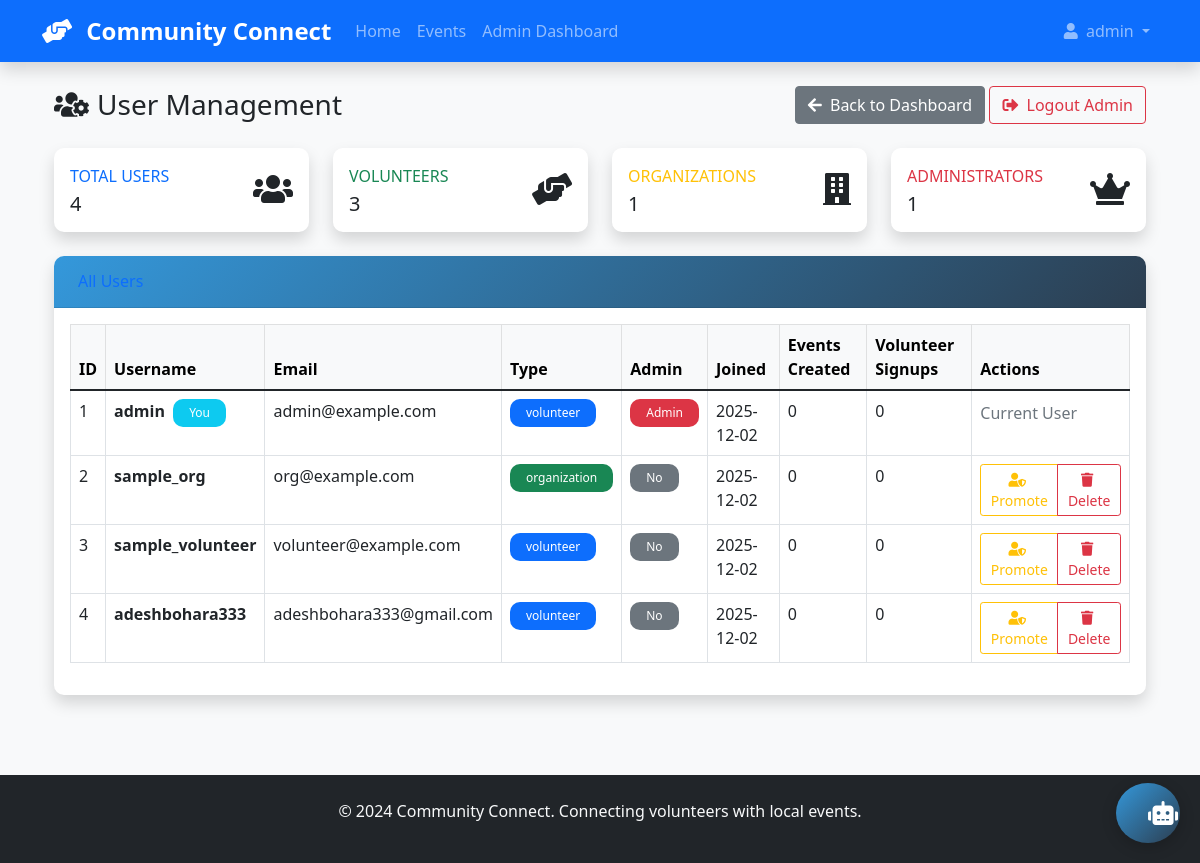
The app's page /admin/users (signed in) with its own data.
### app/models.py (models this page shows, shortened)
class User(UserMixin, db.Model):
    __tablename__ = 'user'
    __table_args__ = {'extend_existing': True}
    id = db.Column(db.Integer, primary_key=True)
    username = db.Column(db.String(80), unique=True, nullable=True)
    email = db.Column(db.String(120), unique=True, nullable=False)
    password_hash = db.Column(db.String(128), nullable=True)
    user_type = db.Column(db.String(20), nullable=True, default='volunteer')
    is_admin = db.Column(db.Boolean, default=False)
    created_at = db.Column(db.DateTime, default=datetime.utcnow)
    google_id = db.Column(db.String(120), unique=True, nullable=True)
    picture = db.Column(db.String(500), nullable=True)
    given_name = db.Column(db.String(80), nullable=True)
    family_name = db.Column(db.String(80), nullable=True)
    events_created = db.relationship('Event', backref='organizer', lazy=True)
    volunteer_signups = db.relationship('EventVolunteer', backref='volunteer', lazy=True)

### app/routes.py (the view)
@main.route('/admin/users')
@login_required
def admin_users():
    if not current_user.is_admin:
        flash('Admin access required', 'error')
        return redirect(url_for('main.admin_login'))
    users = User.query.all()
    return render_template('admin_users.html', users=users)

### app/__init__.py (called while the page is built)
@login_manager.user_loader
def load_user(user_id):
    return User.query.get(int(user_id))

### app/templates/admin_users.html (shortened to what this page needs)
{% extends "base.html" %}
{% block content %}
<div class="container-fluid">
    <div class="d-sm-flex align-items-center justify-content-between mb-4">
        <h1 class="h3 mb-0 text-gray-800">
            <i class="fas fa-users-cog me-2"></i>User Management
        </h1>
        <div>
            <a href="{{ url_for('main.admin_dashboard') }}" class="btn btn-secondary">
                <i class="fas fa-arrow-left me-1"></i> Back to Dashboard
            </a>
            <a href="{{ url_for('main.admin_logout') }}" class="btn btn-outline-danger">
                <i class="fas fa-sign-out-alt me-1"></i> Logout Admin
            </a>
        </div>
    </div>
    <div class="row mb-4">
        <div class="col-md-3">
            <div class="card border-left-primary shadow h-100">
                <div class="card-body">
                    <div class="row no-gutters align-items-center">
                        <div class="col mr-2">
                            <div class="text-xs font-weight-bold text-primary text-uppercase mb-1">
                                Total Users
                            </div>
                            <div class="h5 mb-0 font-weight-bold text-gray-800">{{ users|length }}</div>
                        </div>
                        <div class="col-auto">
                            <i class="fas fa-users fa-2x text-gray-300"></i>
                        </div>
                    </div>
                </div>
            </div>
        </div>
        <div class="col-md-3">
            <div class="card border-left-success shadow h-100">
                <div class="card-body">
                    <div class="row no-gutters align-items-center">
                        <div class="col mr-2">
                            <div class="text-xs font-weight-bold text-success text-uppercase mb-1">
                                Volunteers
                            </div>
                            <div class="h5 mb-0 font-weight-bold text-gray-800">
                                {{ users|selectattr('user_type', 'equalto', 'volunteer')|list|length }}
                            </div>
                        </div>
                        <div class="col-auto">
                            <i class="fas fa-hands-helping fa-2x text-gray-300"></i>
                        </div>
                    </div>
                </div>
            </div>
        </div>
        <div class="col-md-3">
            <div class="card border-left-warning shadow h-100">
                <div class="card-body">
                    <div class="row no-gutters align-items-center">
                        <div class="col mr-2">
                            <div class="text-xs font-weight-bold text-warning text-uppercase mb-1">
                                Organizations
                            </div>
                            <div class="h5 mb-0 font-weight-bold text-gray-800">
                                {{ users|selectattr('user_type', 'equalto', 'organization')|list|length }}
                            </div>
                        </div>
                        <div class="col-auto">
                            <i class="fas fa-building fa-2x text-gray-300"></i>
                        </div>
                    </div>
                </div>
            </div>
        </div>
        <div class="col-md-3">
            <div class="card border-left-danger shadow h-100">
                <div class="card-body">
                    <div class="row no-gutters align-items-center">
                        <div class="col mr-2">
                            <div class="text-xs font-weight-bold text-danger text-uppercase mb-1">
                                Administrators
                            </div>
                            <div class="h5 mb-0 font-weight-bold text-gray-800">
                                {{ users|selectattr('is_admin')|list|length }}
                            </div>
                        </div>
                        <div class="col-auto">
                            <i class="fas fa-crown fa-2x text-gray-300"></i>
                        </div>
                    </div>
                </div>
            </div>
        </div>
    </div>
    <div class="card shadow mb-4">
        <div class="card-header py-3 d-flex justify-content-between align-items-center">
            <h6 class="m-0 font-weight-bold text-primary">All Users</h6>
        </div>
        <div class="card-body">
            <div class="table-responsive">
                <table class="table table-bordered table-hover" id="usersTable">
                    <thead class="table-light">
                        <tr>
                            <th>ID</th>
                            <th>Username</th>
                            <th>Email</th>
                            <th>Type</th>
                            <th>Admin</th>
                            <th>Joined</th>
                            <th>Events Created</th>
                            <th>Volunteer Signups</th>
                            <th>Actions</th>
                        </tr>
                    </thead>
                    <tbody>
                        {% for user in users %}
                        <tr>
                            <td>{{ user.id }}</td>
                            <td>
                                <strong>{{ user.username }}</strong>
                                {% if user.id == current_user.id %}
                                <span class="badge bg-info ms-1">You</span>
                                {% endif %}
                            </td>
                            <td>{{ user.email }}</td>
                            <td>
                                <span class="badge bg-{{ 'success' if user.user_type == 'organization' else 'primary' }}">
                                    {{ user.user_type }}
                                </span>
                            </td>
                            <td>
                                {% if user.is_admin %}
                                <span class="badge bg-danger">Admin</span>
                                {% else %}
                                <span class="badge bg-secondary">No</span>
                                {% endif %}
                            </td>
                            <td>{{ user.created_at.strftime('%Y-%m-%d') }}</td>
                            <td>{{ user.events_created|length }}</td>
                            <td>{{ user.volunteer_signups|length }}</td>
                            <td>
                                <div class="btn-group btn-group-sm">
                                    {% if user.id != current_user.id %}
                                    <button class="btn btn-outline-warning toggle-admin-btn"
                                            data-user-id="{{ user.id }}"
                                            data-username="{{ user.username }}"
                                            data-is-admin="{{ user.is_admin|lower }}">
                                        <i class="fas fa-user-shield me-1"></i>
                                        {{ 'Demote' if user.is_admin else 'Promote' }}
                                    </button>
                                    <button class="btn btn-outline-danger delete-user-btn"
                                            data-user-id="{{ user.id }}"
                                            data-username="{{ user.username }}">
                                        <i class="fas fa-trash me-1"></i> Delete
                                    </button>
                                    {% else %}
                                    <span class="text-muted">Current User</span>
                                    {% endif %}
                                </div>
                            </td>
                        </tr>
                        {% endfor %}
                    </tbody>
                </table>
            </div>
        </div>
    </div>
</div>
{% endblock %}

### app/templates/base.html (shortened to what this page needs)
<!DOCTYPE html>
<html lang="en">
<head>
    <link href="https://cdn.jsdelivr.net/npm/bootstrap@5.1.3/dist/css/bootstrap.min.css" rel="stylesheet">
    <link href="https://cdnjs.cloudflare.com/ajax/libs/font-awesome/5.15.4/css/all.min.css" rel="stylesheet">
    <link href="{{ url_for('static', filename='style.css') }}" rel="stylesheet">
</head>
<body class="bg-light d-flex flex-column min-vh-100">
    <nav class="navbar navbar-expand-lg navbar-dark bg-primary shadow">
        <div class="container">
            <a class="navbar-brand" href="{{ url_for('main.index') }}">
                <i class="fas fa-hands-helping me-2"></i>
                <strong>Community Connect</strong>
            </a>
            <div class="collapse navbar-collapse" id="navbarNav">
                <ul class="navbar-nav me-auto">
                    <li class="nav-item">
                        <a class="nav-link" href="{{ url_for('main.index') }}">Home</a>
                    </li>
                    <li class="nav-item">
                        <a class="nav-link" href="{{ url_for('main.events') }}">Events</a>
                    </li>
                    {% if current_user.is_authenticated %}
                    <li class="nav-item">
                        {% if current_user.is_admin %}
                        <a class="nav-link" href="{{ url_for('main.admin_dashboard') }}">Admin Dashboard</a>
                        {% else %}
                        <a class="nav-link" href="{{ url_for('main.dashboard') }}">Dashboard</a>
                        {% endif %}
                    </li>
                    {% endif %}
                </ul>
                <ul class="navbar-nav">
                    {% if current_user.is_authenticated %}
                    <li class="nav-item dropdown">
                        <a class="nav-link dropdown-toggle" href="#" id="navbarDropdown" role="button" data-bs-toggle="dropdown">
                            <i class="fas fa-user me-1"></i> {{ current_user.username }}
                        </a>
                    </li>
                    {% endif %}
                </ul>
            </div>
        </div>
    </nav>
    <main class="container my-4 flex-grow-1">
        {% block content %}{% endblock %}
    </main>
    <footer class="bg-dark text-light py-4 mt-auto">
        <div class="container text-center">
            <p>&copy; 2024 Community Connect. Connecting volunteers with local events.</p>
        </div>
    </footer>
</body>
</html>
<button id="chatbot-toggle" class="btn btn-primary chatbot-toggle">
    <i class="fas fa-robot"></i>
</button>

### app/static/style.css (style rules this page uses)
:root { --primary-color: #3498db; --secondary-color: #2c3e50; --success-color: #27ae60; --warning-color: #f39c12; --danger-color: #e74c3c; }
html { height: 100%; }
body { display: flex; flex-direction: column; min-height: 100vh; margin: 0; }
main.container { flex: 1 0 auto; padding-bottom: 2rem; }
footer.bg-dark { flex-shrink: 0; margin-top: auto; width: 100%; }
.card { border: none; border-radius: 10px; box-shadow: 0 4px 6px rgba(0, 0, 0, 0.1); transition: transform 0.3s ease, box-shadow 0.3s ease; }
.card-header { background: linear-gradient(135deg, var(--primary-color), var(--secondary-color)); color: white; border-radius: 10px 10px 0 0 !important; padding: 1.5rem; }
.btn-primary { background: linear-gradient(135deg, var(--primary-color), var(--secondary-color)); border: none; border-radius: 25px; padding: 0.75rem 2rem; transition: all 0.3s ease; }
.navbar-brand { font-weight: bold; font-size: 1.5rem; }
.navbar-nav .nav-link { font-weight: 500; padding: 0.5rem 1rem; border-radius: 25px; transition: all 0.3s ease; }
.badge { border-radius: 10px; padding: 0.5rem 1rem; font-weight: 500; }
.fade-in { animation: fadeIn 0.5s ease-in; }

### app/templates/base.html (style rules this page uses)
.chatbot-toggle { position: fixed; bottom: 20px; right: 20px; width: 60px; height: 60px; border-radius: 50%; font-size: 1.5rem; z-index: 1000; box-shadow: 0 4px 15px rgba(0,0,0,0.2); }

### records on screen
User: username "admin", id "1", shows "You", email "admin@example.com", user_type "volunteer", is_admin "Admin", created_at "2025-12-02", events_created|length "0", volunteer_signups|length "0", shows "Current User"
User: id "2", username "sample_org", email "org@example.com", user_type "organization", shows "No", created_at "2025-12-02", events_created|length "0", volunteer_signups|length "0", is_admin "Promote"
User: id "3", username "sample_volunteer", email "volunteer@example.com", user_type "volunteer", shows "No", created_at "2025-12-02", events_created|length "0", volunteer_signups|length "0", is_admin "Promote"
User: id "4", username "adeshbohara333", email "adeshbohara333@gmail.com", user_type "volunteer", shows "No", created_at "2025-12-02", events_created|length "0", volunteer_signups|length "0", is_admin "Promote"

### other values on screen
{{ users|length }} "4"
{{ users|selectattr('user_type', 'equalto', 'volunteer')|list|length }} "3"
{{ users|selectattr('user_type', 'equalto', 'organization')|list|length }} "1"
{{ users|selectattr('is_admin')|list|length }} "1"
